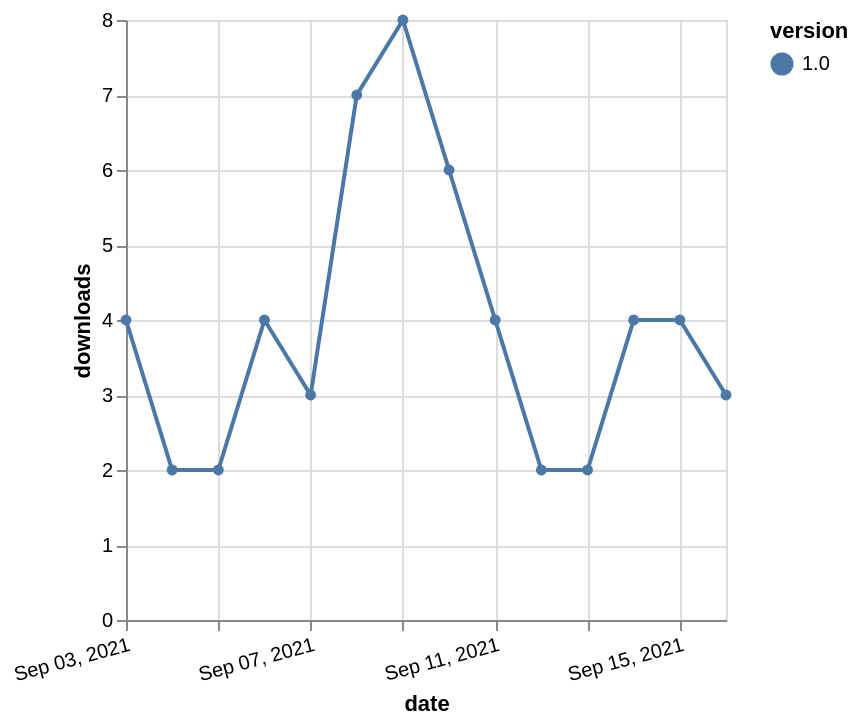

Vega-Lite specification stored for this chart:
### Vega-Lite specification from a JSON file in a GitHub repository (floating-point values rounded to 4 significant figures)
{"$schema": "https://vega.github.io/schema/vega-lite/v5.json", "description": "A simple bar chart with embedded data.", "data": {"values": [{"date": "2021-09-03", "total": 1970, "delta": 4, "version": "1.0"}, {"date": "2021-09-04", "total": 1972, "delta": 2, "version": "1.0"}, {"date": "2021-09-05", "total": 1974, "delta": 2, "version": "1.0"}, {"date": "2021-09-06", "total": 1978, "delta": 4, "version": "1.0"}, {"date": "2021-09-07", "total": 1981, "delta": 3, "version": "1.0"}, {"date": "2021-09-08", "total": 1988, "delta": 7, "version": "1.0"}, {"date": "2021-09-09", "total": 1996, "delta": 8, "version": "1.0"}, {"date": "2021-09-10", "total": 2002, "delta": 6, "version": "1.0"}, {"date": "2021-09-11", "total": 2006, "delta": 4, "version": "1.0"}, {"date": "2021-09-12", "total": 2008, "delta": 2, "version": "1.0"}, {"date": "2021-09-13", "total": 2010, "delta": 2, "version": "1.0"}, {"date": "2021-09-14", "total": 2014, "delta": 4, "version": "1.0"}, {"date": "2021-09-15", "total": 2018, "delta": 4, "version": "1.0"}, {"date": "2021-09-16", "total": 2021, "delta": 3, "version": "1.0"}]}, "width": "container", "mark": {"type": "line", "point": {"filled": true}}, "encoding": {"x": {"field": "date", "type": "temporal", "timeUnit": "yearmonthdate", "title": "date", "axis": {"labelAngle": -15}}, "y": {"field": "delta", "type": "quantitative", "title": "downloads"}, "color": {"field": "version", "type": "nominal"}, "tooltip": {"field": "delta"}}}
